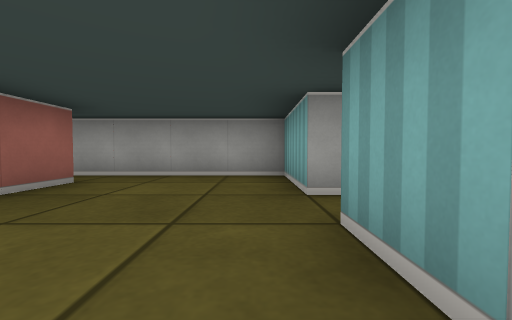
View 1 (above)

14 first-person views from a walk through a cub3D maze. The camera is about half as high as the walls, tilts 2° down and sees 90° across. The floor is counted in squares. Each view is taken from the middle of a square. On the plan, view 1 faces up. The plan holds only what a view shows up to about 9 squares ahead; the rest is blank.

View 2
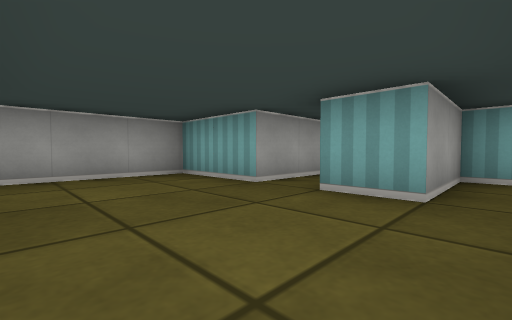

View 3
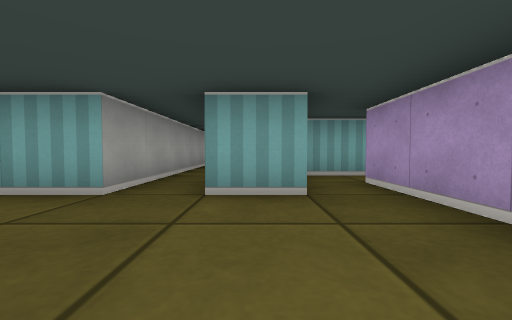

View 4
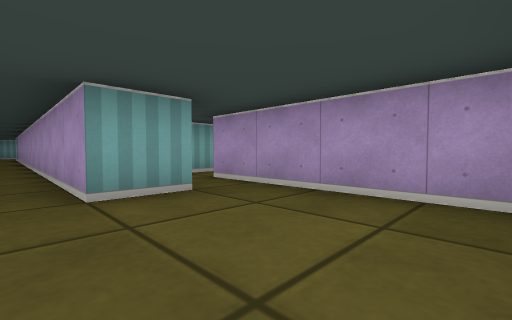

View 5
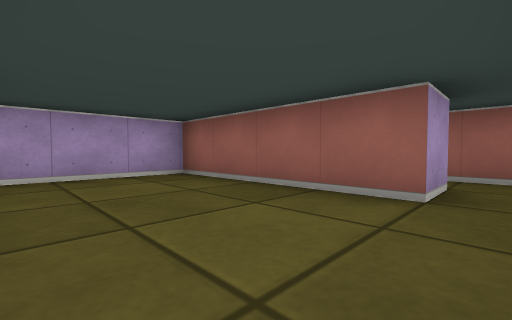

View 6
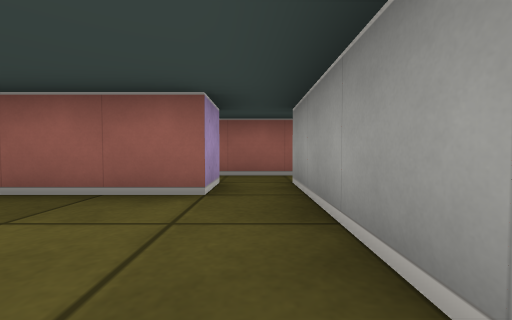

View 7
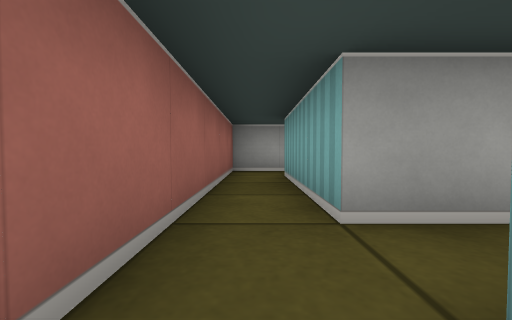

View 8
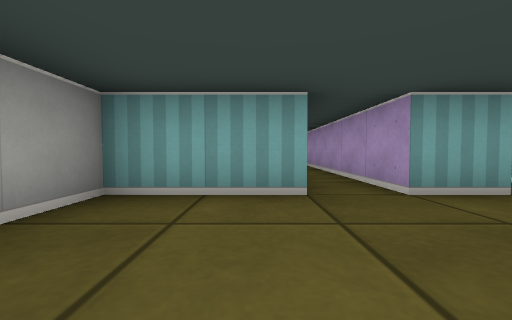

View 9
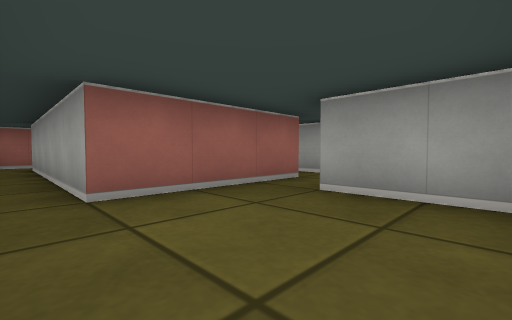

View 10
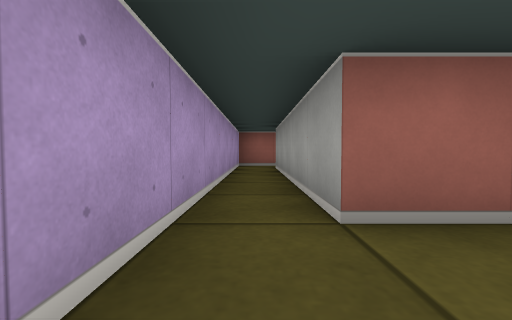

View 11
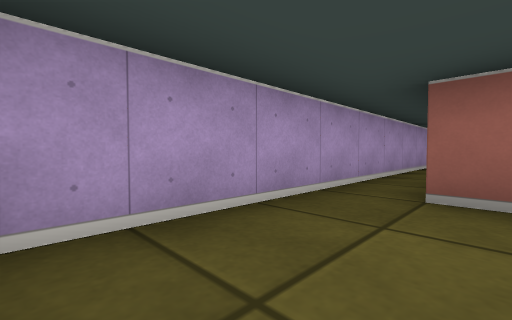

View 12
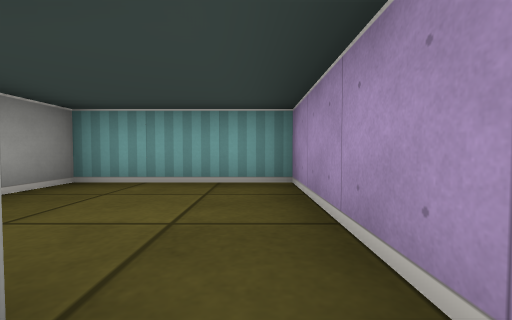

View 13
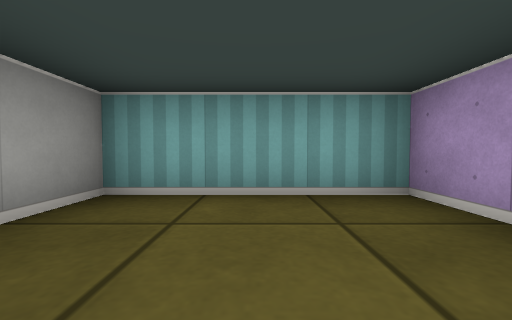

View 14
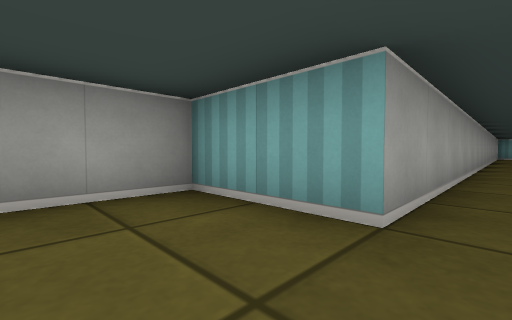

### Floor plan
Points are (right, up) in squares from view 1. A wall is a line through its corners. A room is listed if a view was taken in it or the views show most of it. See-through windows are left out.
Room 1 (views 1, 2, 3, 4, 5, 6, 8, 14)
walls: (0.5, 0.5) (0.5, 1.5) (10.2, 1.5); (-2.5, 3.5) (-2.5, -0.5) (0.5, -0.5); (11.2, 2.5) (0.5, 2.5) (0.5, 4.5) (-2.5, 4.5)
ways out: opening at (-3, 4) to room 2; opening at (1, 0) to room 4
Room 2 (view 7)
walls: (-3.6, 3.5) (-2.5, 3.5); (-2.5, 4.5) (-3.5, 4.5) (-3.5, 7.5); (-4.5, -3.4) (-4.5, -4.5) (-3.5, -4.5); (-4.5, 7.5) (-4.5, 3.2)
ways out: opening at (-3, 4) to room 1; opening at (-4, -4) to room 3; opening at (-4, 7)
Room 3 (views 9, 10, 11, 12, 13)
walls: (1.5, -0.5) (1.5, -3.5) (-3.5, -3.5); (-3.5, -4.5) (4.5, -4.5) (4.5, -1.5) (2.5, -1.5)
ways out: opening at (-4, -4) to room 2; opening at (2, -1) to room 4
Room 4 (no view inside)
walls: (0.5, -0.5) (1.5, -0.5); (2.5, -1.2) (2.5, 0.5) (0.5, 0.5)
ways out: opening at (1, 0) to room 1; opening at (2, -1) to room 3

Where each view was taken, in squares from view 1:
view 1: 0 up, 0 right, facing up
view 2: 0 up, 2 left, facing up-right
view 3: 1 up, 2 left, facing right
view 4: 2 up, 2 left, facing down-right
view 5: 4 up, 0 right, facing down-left
view 6: 4 up, 0 right, facing left
view 7: 3 up, 4 left, facing up
view 8: 3 up, 2 left, facing right
view 9: 4 down, 4 right, facing up-left
view 10: 4 down, 3 right, facing left
view 11: 3 down, 4 right, facing down-left
view 12: 4 down, 1 right, facing right
view 13: 3 down, 2 right, facing right
view 14: 2 up, 1 left, facing up-right
